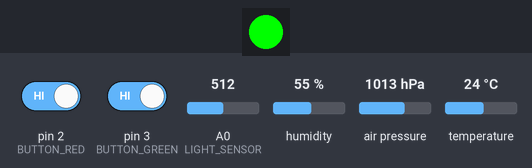
Recording of a sketch running on a simulated Arduino Uno, built with avr-gcc and run on an emulated ATmega328P. Parts: 1 RGB LEDs in strip order, left to right. The inputs (shaded band) are chosen by the test bench; at power-on: pin 2 (BUTTON_RED) HIGH, pin 3 (BUTTON_GREEN) HIGH, A0 (LIGHT_SENSOR) = 512, humidity 55 %, air pressure 1013 hPa, temperature 24 °C. The local clock reads 2024-03-15 10:24:30 at power-on unless the sketch sets it; storage starts empty; what the sketch prints to the serial monitor is not drawn.

Above: at 1.2 s.
1.3 s: pin 2 (BUTTON_RED) driven LOW and pin 3 (BUTTON_GREEN) driven LOW
At 7.0 s:
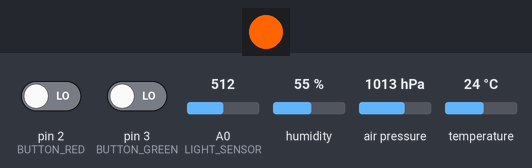
14.3 s: pin 2 (BUTTON_RED) driven HIGH
15.8 s: pin 2 (BUTTON_RED) driven LOW
At 25.6 s:
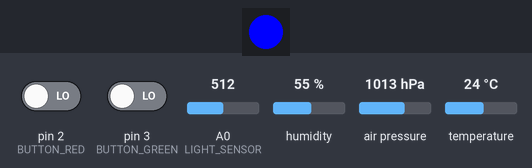
25.9 s: pin 3 (BUTTON_GREEN) driven HIGH
At 30.0 s:
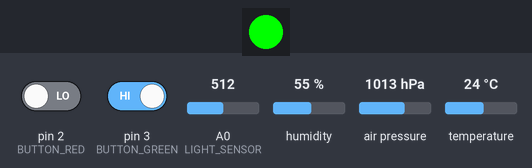
Timing chart, 0 to 36.2 s (numbered marks = the images above; inputs shaded):
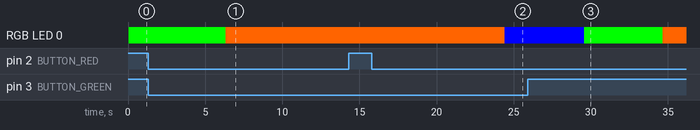

Measured:
- after the input at 1.3 s, RGB LED 0: RGB(0, 255, 0) → RGB(255, 100, 0) after 5.0 s
- after the input at 14.3 s, every drawn part: stays the same
- after the input at 15.8 s, RGB LED 0: RGB(255, 100, 0) → RGB(0, 0, 255) after 8.6 s
- after the input at 25.9 s, RGB LED 0: RGB(0, 0, 255) → RGB(0, 255, 0) after 3.7 s, → RGB(255, 100, 0) 5.1 s later

The sketch:

code_projet_3w_copy_20251026134448.ino
```cpp
#include <Wire.h>
#include <SPI.h>
#include <SD.h>
#include <RTClib.h>
#include <Adafruit_BME280.h>
#include <ChainableLED.h>

// === Pins Grove ===
#define LED_CLK 7
#define LED_DATA 8
#define NUM_LEDS 1

#define BUTTON_RED 2
#define BUTTON_GREEN 3
#define LIGHT_SENSOR A0
#define SD_CS 4

// === Objets capteurs ===
Adafruit_BME280 bme;
RTC_DS1307 rtc;
ChainableLED led(LED_CLK, LED_DATA, NUM_LEDS);

// === Structure mesure ===
struct Mesure {
  float temperature;
  float humidite;
  float pression;
  int luminosite;
  String timestamp;
} mesure;

// === Modes ===
enum Mode { STANDARD, CONFIG, ECO, MAINTENANCE };
Mode modeActuel = STANDARD;
Mode modePrecedent = STANDARD;

// === États et timers ===
unsigned long lastMeasure = 0;
unsigned long intervalStandard = 5000;
unsigned long intervalEco = 15000;
unsigned long inactivityTimer = 0;
bool sdReady = false;
bool bmeReady = false;

// === Appui long ===
unsigned long pressStartRed = 0;
unsigned long pressStartGreen = 0;
bool redPressed = false;
bool greenPressed = false;

// === Fonctions LED ===
void setLEDColor(float r, float g, float b) {
  led.setColorRGB(0, (int)r, (int)g, (int)b);
}

void updateLEDByMode() {
  switch (modeActuel) {
    case STANDARD: setLEDColor(0, 255, 0); break;      // Vert
    case CONFIG: setLEDColor(255, 255, 0); break;      // Jaune
    case ECO: setLEDColor(0, 0, 255); break;           // Bleu
    case MAINTENANCE: setLEDColor(255, 100, 0); break; // Orange
  }
}

// === Initialisation ===
void setup() {
  Serial.begin(9600);
  setLEDColor(0,0,0);

  pinMode(BUTTON_RED, INPUT_PULLUP);
  pinMode(BUTTON_GREEN, INPUT_PULLUP);

  if (digitalRead(BUTTON_RED) == LOW) modeActuel = CONFIG;
  else modeActuel = STANDARD;

  if (bme.begin(0x76)) { bmeReady = true; Serial.println("BME280 OK"); }
  else Serial.println("⚠️ BME280 non détecté");

  if (!rtc.begin()) Serial.println("⚠️ RTC non détectée");
  else Serial.println("RTC OK");

  if (SD.begin(SD_CS)) {
    sdReady = true;
    Serial.println("Carte SD initialisée");
    if (!SD.exists("meteo.csv")) {
      File f = SD.open("meteo.csv", FILE_WRITE);
      f.println("timestamp;temperature;humidite;pression;luminosite");
      f.close();
    }
  } else Serial.println("⚠️ Erreur SD");

  updateLEDByMode();
  inactivityTimer = millis();
}

// === Lecture des capteurs ===
void lireCapteurs() {
  mesure.temperature = bme.readTemperature();
  mesure.humidite = bme.readHumidity();
  mesure.pression = bme.readPressure() / 100.0;
  mesure.luminosite = analogRead(LIGHT_SENSOR);

  DateTime now = rtc.now();
  char buf[20];
  sprintf(buf, "%04d-%02d-%02d %02d:%02d:%02d", now.year(), now.month(), now.day(),
          now.hour(), now.minute(), now.second());
  mesure.timestamp = String(buf);

  Serial.print("T="); Serial.print(mesure.temperature);
  Serial.print("C | H="); Serial.print(mesure.humidite);
  Serial.print("% | P="); Serial.print(mesure.pression);
  Serial.print("hPa | L="); Serial.println(mesure.luminosite);
}

// === Sauvegarde ===
void sauvegarderDonnees() {
  if (!sdReady || modeActuel == CONFIG || modeActuel == MAINTENANCE) return;
  File f = SD.open("meteo.csv", FILE_WRITE);
  if (f) {
    f.print(mesure.timestamp); f.print(';');
    f.print(mesure.temperature); f.print(';');
    f.print(mesure.humidite); f.print(';');
    f.print(mesure.pression); f.print(';');
    f.println(mesure.luminosite);
    f.close();
  }
}

// === Vérifie appuis boutons (y compris longs) ===
void checkButtons() {
  bool redState = digitalRead(BUTTON_RED) == LOW;
  bool greenState = digitalRead(BUTTON_GREEN) == LOW;

  unsigned long now = millis();

  // ---- bouton rouge ----
  if (redState && !redPressed) { redPressed = true; pressStartRed = now; }
  if (!redState && redPressed) { redPressed = false; }

  // Appui long rouge (5s)
  if (redPressed && (now - pressStartRed >= 5000)) {
    redPressed = false;
    if (modeActuel == STANDARD) {
      modePrecedent = modeActuel;
      modeActuel = MAINTENANCE;
    } else if (modeActuel == ECO) {
      modeActuel = STANDARD;
    } else if (modeActuel == MAINTENANCE) {
      modeActuel = modePrecedent;
    }
    updateLEDByMode();
    Serial.println("→ Bascule via bouton rouge");
  }

  // ---- bouton vert ----
  if (greenState && !greenPressed) { greenPressed = true; pressStartGreen = now; }
  if (!greenState && greenPressed) { greenPressed = false; }

  // Appui long vert (5s)
  if (greenPressed && (now - pressStartGreen >= 5000)) {
    greenPressed = false;
    if (modeActuel == STANDARD) {
      modeActuel = ECO;
      Serial.println("→ Bascule en mode ECO");
    }
    updateLEDByMode();
  }
}

// === Boucle principale ===
void loop() {
  checkButtons();
  updateLEDByMode();

  unsigned long now = millis();

  // === CONFIG : pas de mesures ===
  if (modeActuel == CONFIG) {
    if (now - inactivityTimer > 30UL * 60UL * 1000UL) {
      Serial.println("→ Retour auto mode standard (30min)");
      modeActuel = STANDARD;
      updateLEDByMode();
    }
    delay(500);
    return;
  }

  // === MAINTENANCE : données série ===
  if (modeActuel == MAINTENANCE) {
    lireCapteurs();
    delay(3000);
    return;
  }

  // === ECO ou STANDARD : mesures + sauvegarde ===
  unsigned long interval = (modeActuel == ECO) ? intervalEco : intervalStandard;
  if (now - lastMeasure >= interval) {
    lastMeasure = now;
    lireCapteurs();
    sauvegarderDonnees();
  }

  delay(50);
}
```
